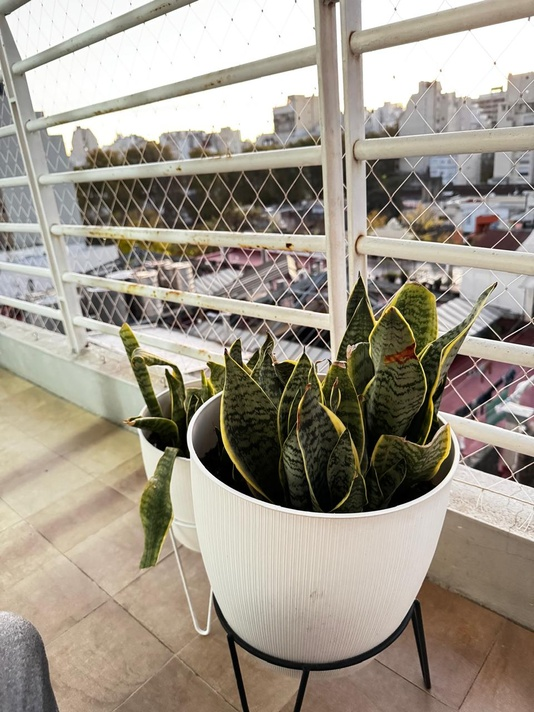
#> input picture 006_fotografia_digital/imagenes/originales/IMG 10.jpeg, 534 x 712 px, shrunk from 960 x 1280 before the run, found by its file name
$ python punto_de_vista.py
#> lines starting #> are read from the running program, lines starting #| are printed output that depends on the picture
"""
TP006 — Parte 2 — Punto 6: Punto de vista y construcción narrativa

Objetivo
--------
Explorar cómo la posición de la cámara modifica la escala, el contexto
y la información visual de la escena.

    Vista A — IMG 10 (vista desde arriba / ligeramente elevada)
        Contexto: ciudad. Se observa el conjunto de techos y edificios
        del barrio detrás de la reja. La planta se integra al paisaje
        urbano.
        Edición: se recorta el 15% izquierdo de la imagen para eliminar
        un pie que aparecía en la zona inferior izquierda y distraía
        del sujeto.

    Vista B — IMG 9 (vista frontal)
        Contexto: amanecer. La cámara baja a la altura del sujeto y
        deja ver la línea del horizonte iluminada por la luz cálida
        del amanecer. La planta dialoga con el cielo.

Salida
------
- punto06_IMG10_original.jpg
- punto06_IMG10_marcas.jpg
- punto06_vista_A_cenital.jpg
- punto06_vista_B_frontal_amanecer.jpg
- punto06_comparacion.png
- punto06_esquema_camara.png
"""

from pathlib import Path

import cv2
import numpy as np
import matplotlib.pyplot as plt


# =========================
# 1. RUTAS
# =========================

ruta_originales = Path("C:/Users/Cristian/Desktop/greco-cristian-pdi-1c-2026/006_fotografia_digital/imagenes/originales")
ruta_procesadas = Path("C:/Users/Cristian/Desktop/greco-cristian-pdi-1c-2026/006_fotografia_digital/imagenes/procesadas")
ruta_procesadas.mkdir(parents=True, exist_ok=True)

nombre_vista_a = "IMG 10.jpeg"   # vista desde arriba / contexto ciudad
nombre_vista_b = "IMG 9.jpeg"    # vista frontal / contexto amanecer


# =========================
# 2. CARGA DE IMAGENES
# =========================

def cargar_rgb(ruta):
    """Carga una imagen y la convierte de BGR a RGB."""
    imagen_bgr = cv2.imread(str(ruta), cv2.IMREAD_COLOR)
#> imagen_bgr is the input picture: shape (712, 534, 3); mean B, G, R 138.1, 151.2, 159.4
    if imagen_bgr is None:
        raise FileNotFoundError(f"No se pudo leer la imagen: {ruta}")
    return cv2.cvtColor(imagen_bgr, cv2.COLOR_BGR2RGB)


vista_a_full = cargar_rgb(ruta_originales / nombre_vista_a)
vista_b_rgb = cargar_rgb(ruta_originales / nombre_vista_b)
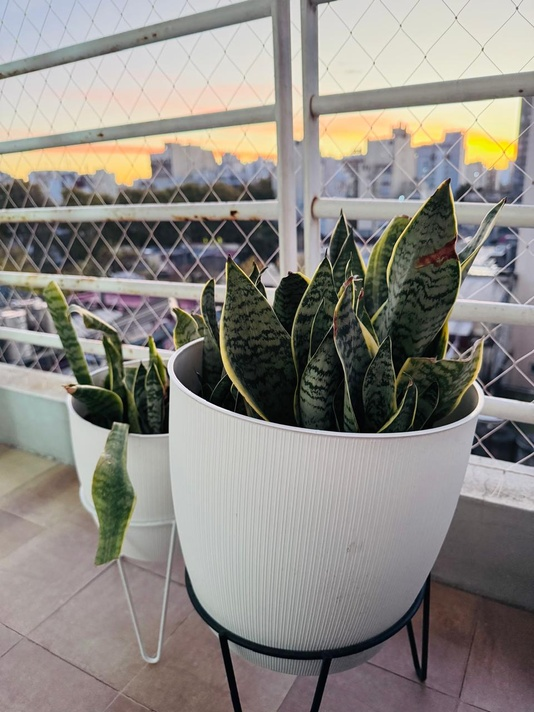
#> input picture 006_fotografia_digital/imagenes/descartes/IMG 9.jpeg, 534 x 712 px, shrunk from 960 x 1280 before the run, found by its file name
#> in cargar_rgb, imagen_bgr is the input picture: shape (712, 534, 3); mean B, G, R 130.7, 136.4, 140.3

H_a, W_a = vista_a_full.shape[:2]
#> H_a = 712; W_a = 534


# =========================
# 3. VISTA A — RECORTE 15% IZQUIERDO (sacar pie visible)
# =========================

x_descartado = int(W_a * 0.15)
#> x_descartado = 80
vista_a_rgb = vista_a_full[:, x_descartado:]
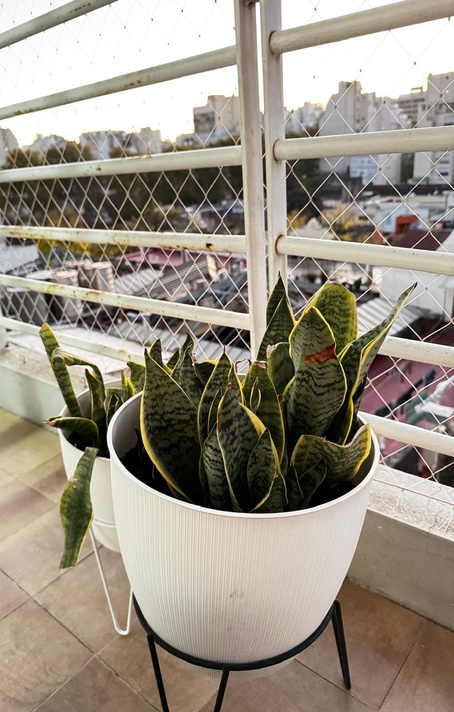
#> vista_a_rgb: shape (712, 454, 3); mean R, G, B 154.8, 146.1, 132.9


# =========================
# 4. MARCAS SOBRE IMG 10 (zona descartada + encuadre final)
# =========================

vista_a_marcas = vista_a_full.copy()

# Rectángulo rojo: zona descartada (15% izquierdo, contiene el pie)
cv2.rectangle(
    vista_a_marcas,
    (0, 0),
    (x_descartado, H_a - 1),
    (220, 30, 30),
    8,
)
cv2.putText(
    vista_a_marcas,
    "Descartado (15%)",
    (20, 60),
    cv2.FONT_HERSHEY_SIMPLEX,
    1.1,
    (220, 30, 30),
    4,
)

# Rectángulo verde: encuadre final
cv2.rectangle(
    vista_a_marcas,
    (x_descartado, 0),
    (W_a - 1, H_a - 1),
    (0, 200, 0),
    6,
)
cv2.putText(
    vista_a_marcas,
    "Encuadre final",
    (x_descartado + 20, 100),
    cv2.FONT_HERSHEY_SIMPLEX,
    1.1,
    (0, 200, 0),
    4,
)
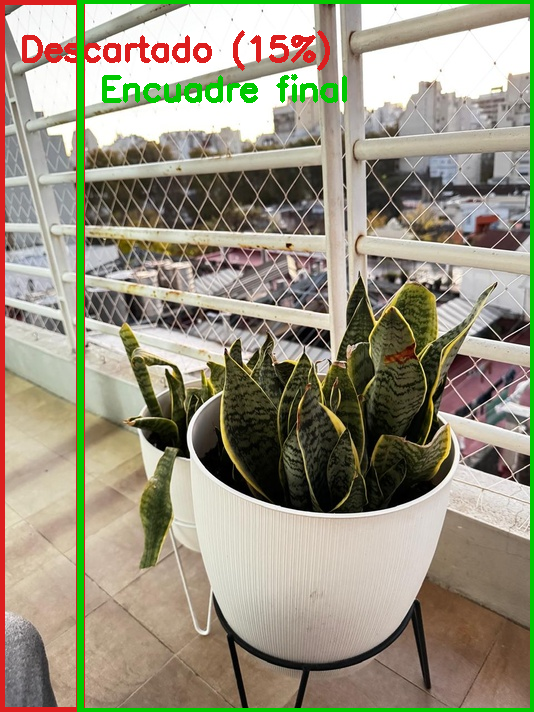
#> vista_a_marcas: shape (712, 534, 3); mean R, G, B 153.2, 148.2, 128.3


# =========================
# 5. ESQUEMA — DIRECCION DE LAS DOS CAMARAS
# =========================

fig, ax = plt.subplots(figsize=(10, 6))
ax.set_xlim(0, 10)
ax.set_ylim(0, 6)
ax.axis("off")
ax.set_title(
    "Esquema — Dos puntos de vista del mismo sujeto",
    fontweight="bold",
)

# Sujeto (planta)
ax.add_patch(plt.Circle((5, 2.5), 0.4, color="green"))
ax.text(5, 1.8, "Planta\n(sujeto)", ha="center")

# Cámara A — vista cenital
ax.add_patch(plt.Rectangle((4.7, 5.0), 0.6, 0.4, color="red"))
ax.annotate(
    "",
    xy=(5, 3),
    xytext=(5, 4.9),
    arrowprops=dict(arrowstyle="->", color="red", lw=2),
)
ax.text(
    5.5, 5.2,
    "Camara A - vista desde arriba\n(contexto = ciudad)",
    color="red",
)

# Cámara B — vista frontal
ax.add_patch(plt.Rectangle((1.5, 2.3), 0.6, 0.4, color="blue"))
ax.annotate(
    "",
    xy=(4.5, 2.5),
    xytext=(2.2, 2.5),
    arrowprops=dict(arrowstyle="->", color="blue", lw=2),
)
ax.text(
    0.5, 1.5,
    "Camara B - vista frontal\n(contexto = amanecer)",
    color="blue",
)

plt.tight_layout()
plt.savefig(
    ruta_procesadas / "punto06_esquema_camara.png",
    bbox_inches="tight",
    dpi=150,
)
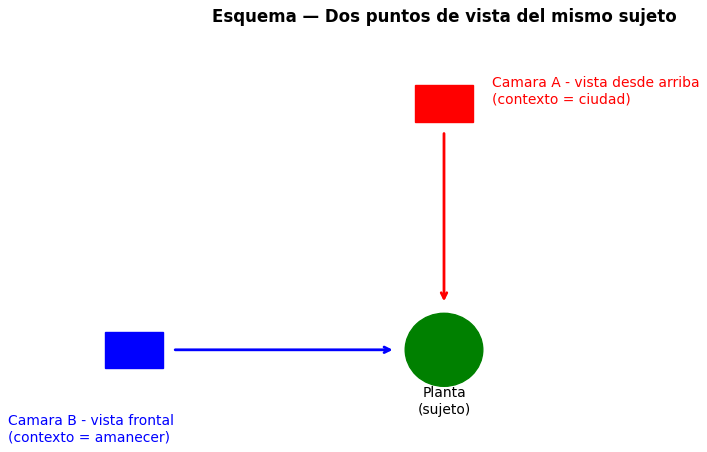
#> figure drawn by matplotlib, 1 panel
plt.close()


# =========================
# 6. COMPARACION
# =========================

plt.figure(figsize=(14, 8))

plt.subplot(1, 2, 1)
plt.imshow(vista_a_rgb)
plt.title("Vista A — desde arriba (contexto: ciudad)", fontweight="bold")
plt.axis("off")

plt.subplot(1, 2, 2)
plt.imshow(vista_b_rgb)
plt.title("Vista B — frontal (contexto: amanecer)", fontweight="bold")
plt.axis("off")

plt.tight_layout()
plt.savefig(
    ruta_procesadas / "punto06_comparacion.png",
    bbox_inches="tight",
    dpi=150,
)
plt.close()


# =========================
# 7. EXPORTACION FINAL
# =========================

cv2.imwrite(
    str(ruta_procesadas / "punto06_IMG10_original.jpg"),
    cv2.cvtColor(vista_a_full, cv2.COLOR_RGB2BGR),
)
cv2.imwrite(
    str(ruta_procesadas / "punto06_IMG10_marcas.jpg"),
    cv2.cvtColor(vista_a_marcas, cv2.COLOR_RGB2BGR),
)
cv2.imwrite(
    str(ruta_procesadas / "punto06_vista_A_cenital.jpg"),
    cv2.cvtColor(vista_a_rgb, cv2.COLOR_RGB2BGR),
)
cv2.imwrite(
    str(ruta_procesadas / "punto06_vista_B_frontal_amanecer.jpg"),
    cv2.cvtColor(vista_b_rgb, cv2.COLOR_RGB2BGR),
)

print("Punto 6 — Punto de vista: archivos generados en", ruta_procesadas)
